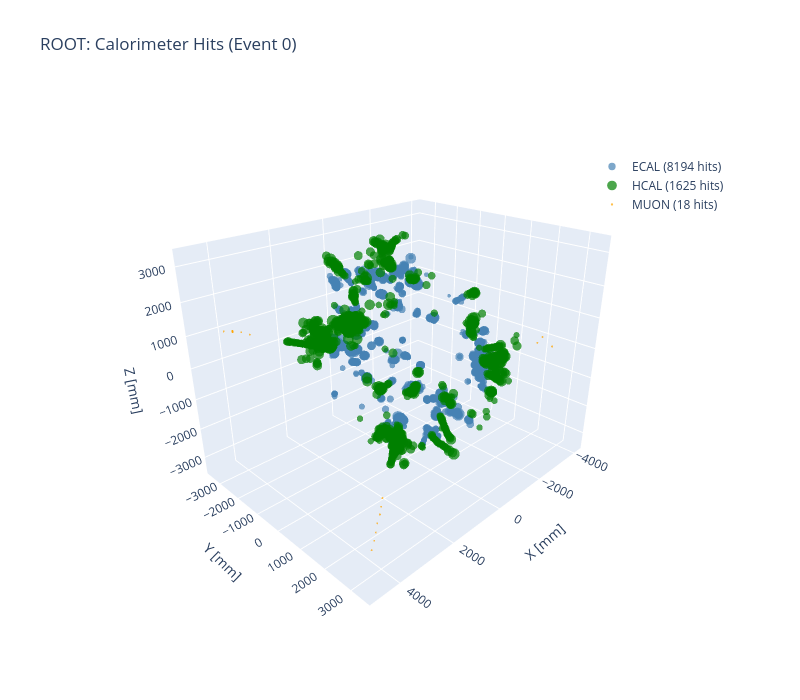

Notebook cell for this chart:
### Markdown cell above
## 3D Scatter Plot

### Code cell
plot_3d_calo_hits(
    df_root,
    title=f"ROOT: Calorimeter Hits (Event {EVENT_IDX})",
    save_path=OUTPUT_DIR / f"root_3d_event{EVENT_IDX}.html"
)

### Figure 1 — Plotly figure (JSON) as saved in the notebook; plotly's stock layout.template omitted (floating-point values rounded to 4 significant figures; data arrays with more than 128 entries replaced by an {"elided": "..."} marker saying what was removed)
{"data": [{"customdata": {"elided": "8194 float values"}, "hovertemplate": "ECAL<br>x: %{x:.1f}<br>y: %{y:.1f}<br>z: %{z:.1f}<br>E: %{customdata:.4f} GeV", "marker": {"color": "steelblue", "line": {"width": 0}, "opacity": 0.7, "size": {"elided": "8194 float values"}}, "mode": "markers", "name": "ECAL (8194 hits)", "type": "scatter3d", "x": {"elided": "8194 float values"}, "y": {"elided": "8194 float values"}, "z": {"elided": "8194 float values"}}, {"customdata": {"elided": "1625 float values"}, "hovertemplate": "HCAL<br>x: %{x:.1f}<br>y: %{y:.1f}<br>z: %{z:.1f}<br>E: %{customdata:.4f} GeV", "marker": {"color": "green", "line": {"width": 0}, "opacity": 0.7, "size": {"elided": "1625 float values"}}, "mode": "markers", "name": "HCAL (1625 hits)", "type": "scatter3d", "x": {"elided": "1625 float values"}, "y": {"elided": "1625 float values"}, "z": {"elided": "1625 float values"}}, {"customdata": [0.0001931, 9.877e-05, 0.0001987, 0.0001554, 9.108e-05, 5.012e-05, 0.0001122, 4.438e-05, 6.687e-05, 0.000305, 9.992e-05, 2.878e-05, 0.0004343, 0.0002256, 9.715e-05, 0.0001438, 0.000218, 2.128e-05], "hovertemplate": "MUON<br>x: %{x:.1f}<br>y: %{y:.1f}<br>z: %{z:.1f}<br>E: %{customdata:.4f} GeV", "marker": {"color": "orange", "line": {"width": 0}, "opacity": 0.7, "size": [2.353, 2.188, 2.363, 2.289, 2.174, 2.098, 2.213, 2.087, 2.129, 2.532, 2.19, 2.057, 2.721, 2.407, 2.185, 2.269, 2.394, 2.042]}, "mode": "markers", "name": "MUON (18 hits)", "type": "scatter3d", "x": [3630.0, 3803.0, 3976.0, 4164.0, 4337.0, 4510.0, 4698.0, -3990.0, -4140.0, -4043.0, 4095.0, 4283.0, 4456.0, 4471.0, 4719.0, 4486.0, 4471.0, 4456.0], "y": [2685.0, 2819.0, 2954.0, 3062.0, 3197.0, 3331.0, 3440.0, 2061.0, 1802.0, 2404.0, -1880.0, -1988.0, -2122.0, -2097.0, -2101.0, -2071.0, -2097.0, -2122.0], "z": [-1770.0, -1860.0, -1920.0, -2010.0, -2100.0, -2160.0, -2250.0, 30.0, -300.0, -210.0, 1350.0, 1440.0, 1470.0, 1500.0, 1560.0, 1500.0, 1470.0, 1500.0]}], "layout": {"height": 700, "legend": {"x": 0.8, "y": 0.9}, "scene": {"aspectmode": "data", "camera": {"eye": {"x": 1.5, "y": 1.5, "z": 1}}, "xaxis": {"title": {"text": "X [mm]"}}, "yaxis": {"title": {"text": "Y [mm]"}}, "zaxis": {"title": {"text": "Z [mm]"}}}, "title": {"text": "ROOT: Calorimeter Hits (Event 0)"}, "width": 800}}
